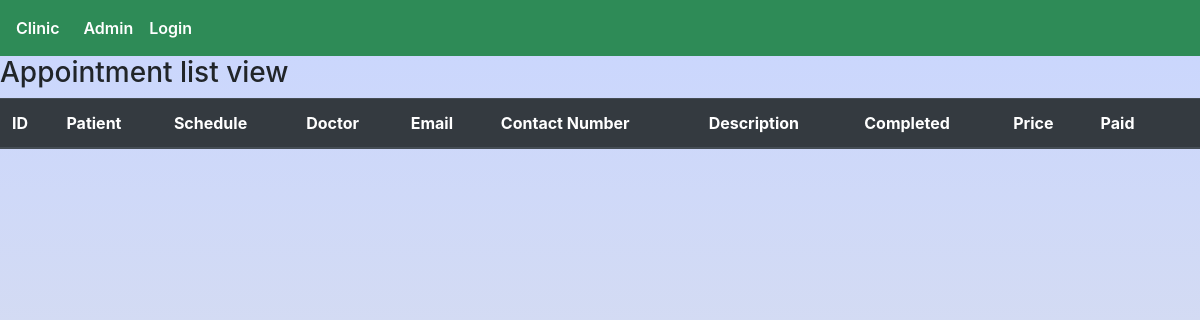
Before: /appointment/list/ with the older database file.
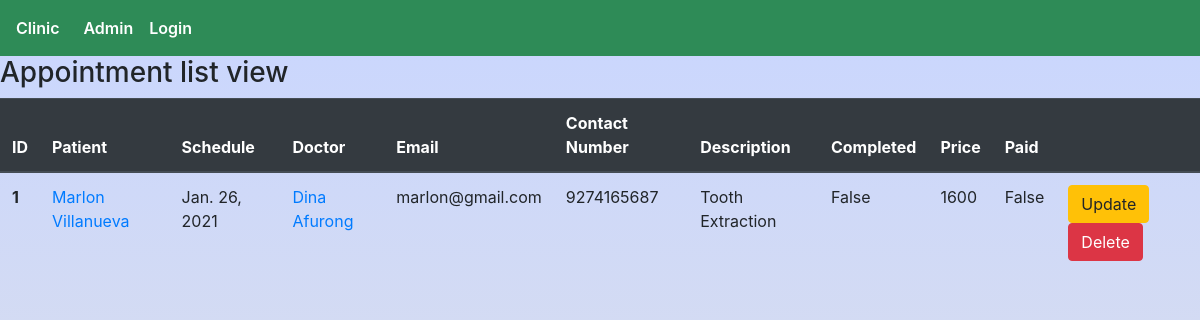
After: the same page with the newer database file.
### appointment/models.py (models this page shows, shortened)
class Appointment(models.Model):
    created_by = models.ForeignKey(
        User,
        on_delete = models.SET_NULL,
        null = True,
        related_name='appointments'
    )
    doctor = models.ForeignKey(
        Doctor,
        on_delete = models.SET_NULL,
        related_name='appointments',
        null = True,
        blank=True
    )
    patient = models.ForeignKey(
        Patient,
        on_delete=models.SET_NULL,
        null = True,
        related_name='appointments'
    )
    created_on = models.DateTimeField(auto_now_add=True)
    schedule_date = models.DateField()
    schedule_time = models.TimeField()
    description = models.CharField(max_length=500)
    is_paid = models.BooleanField(default=False)
    is_complete = models.BooleanField(default=False)
    price = models.IntegerField()

### patient/models.py (models this page shows, shortened)
class Patient(models.Model):
    first_name = models.CharField(max_length=255)
    last_name = models.CharField(max_length=255)
    email = models.EmailField(unique=True)
    contact_number = models.IntegerField()
    birthday = models.DateField()
    created_on = models.DateTimeField(auto_now_add=True)
    profile_picture = models.ImageField(blank=True)

### doctor/models.py (models this page shows, shortened)
class Doctor(models.Model):
    user = models.OneToOneField(User,on_delete=models.CASCADE)
    is_doctor = models.BooleanField(default=True)
    contact_number = models.PositiveIntegerField()
    profile_picture = models.ImageField(blank=True)

### appointment/views.py (the view)
# urls.py: path('list/',views.AllAppointmentsListView.as_view(),name='list'),
class AllAppointmentsListView(generic.ListView):
    model = Appointment
    context_object_name = 'appointments'
    template_name = 'appointment/appointment_list.html'

### templates/appointment/appointment_list.html
{% extends 'core/base.html' %}
{% block body_block %}
<h3>Appointment list view</h3>
<div class="appointments-list-container">
    <table class="table">
        <thead class="thead-dark">
        <tr>
            <th scope="col">ID</th>
            <th scope="col">Patient</th>
            <th scope="col">Schedule</th>
            <th scope="col">Doctor</th>
            <th scope="col">Email</th>
            <th scope="col">Contact Number</th>
            <th scope="col">Description</th>
            <th scope="col">Completed</th>
            <th scope="col">Price</th>
            <th scope="col">Paid</th>
            <th scope="col"></th>
        </tr>
        </thead>
        <tbody>
        {% for appointment in appointments %}
        <tr>
            <th scope="row">{{ appointment.id }}</th>
            <td><a href="#">{{ appointment.patient.first_name | title }} {{ appointment.patient.last_name | title }}</a></td>
            <td>{{ appointment.schedule_date }}</td>
            <td><a href="#">{{ appointment.doctor.user.first_name | title }} {{ appointment.doctor.user.last_name | title }}</a></td>
            <td>{{ appointment.patient.email }}</td>
            <td>{{ appointment.patient.contact_number }}</td>
            <td>{{ appointment.description }}</td>
            <td>{{ appointment.is_complete }}</td>
            <td>{{ appointment.price }}</td>
            <td>{{ appointment.is_paid }}</td>
            <td>
                <a href="#" class="btn btn-warning">Update</a>
                <a href="#" class="btn btn-danger">Delete</a>
            </td>
        </tr>
        {% endfor %}
        </tbody>
    </table>
</div>
{% endblock %}

Changed rows visible on the page:
added Appointment: id "1", patient.first_name "Marlon", patient.last_name "Villanueva", schedule_date "Jan. 26, 2021", doctor.user.first_name "Dina", doctor.user.last_name "Afurong", patient.email "marlon@gmail.com", patient.contact_number "9274165687", description "Tooth Extraction", is_complete "False", price "1600", is_paid "False"
